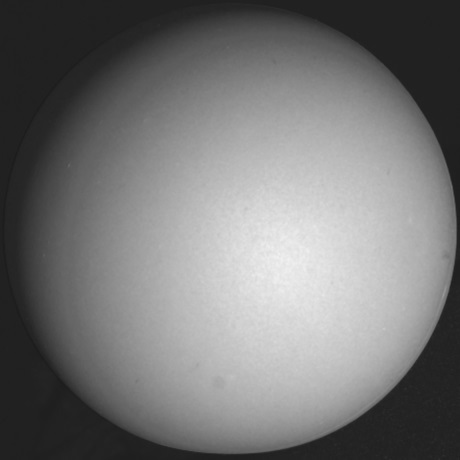
%> input picture sphere-images/real1.jpg, 460 x 460 px, given in place of real1.bmp, which was not available
$ octave p2_2_sphere.m   (GNU Octave 9; MATLAB toolbox functions it lacks are replaced by stand-ins)
%> lines starting %> are read from the running program, lines starting %| are printed output that depends on the picture; pictures that were not available may be replaced by others from this repository, and a replacement may not be noted
### frankotchellappa.m
% FRANKOTCHELLAPPA  - Generates integrable surface from gradients
%
% An implementation of Frankot and Chellappa'a algorithm for constructing
% an integrable surface from gradient information.
%
% Usage:      z = frankotchellappa(dzdx,dzdy)
%
% Arguments:  dzdx,  - 2D matrices specifying a grid of gradients of z
%             dzdy     with respect to x and y.
%
% Returns:    z      - Inferred surface heights.

% Reference:
%
% Robert T. Frankot and Rama Chellappa
% A Method for Enforcing Integrability in Shape from Shading
% IEEE PAMI Vol 10, No 4 July 1988. pp 439-451
%
% Note this code just implements the surface integration component of the
% paper (Equation 21 in the paper).  It does not implement their shape from
% shading algorithm.

% Copyright (c) 2004 Peter Kovesi
% School of Computer Science & Software Engineering
% The University of Western Australia
% http://www.csse.uwa.edu.au/
%
% Permission is hereby granted, free of charge, to any person obtaining a copy
% of this software and associated documentation files (the "Software"), to deal
% in the Software without restriction, subject to the following conditions:
%
% The above copyright notice and this permission notice shall be included in
% all copies or substantial portions of the Software.
%
% The Software is provided "as is", without warranty of any kind.

% October 2004

function z = frankotchellappa(dzdx,dzdy)

    if ~all(size(dzdx) == size(dzdy))
      error('Gradient matrices must match');
    end

    [rows,cols] = size(dzdx);

    % The following sets up matrices specifying frequencies in the x and y
    % directions corresponding to the Fourier transforms of the gradient
    % data.  They range from -0.5 cycles/pixel to + 0.5 cycles/pixel. The
    % fiddly bits in the line below give the appropriate result depending on
    % whether there are an even or odd number of rows and columns

    [wx, wy] = meshgrid(([1:cols]-(fix(cols/2)+1))/(cols-mod(cols,2)), ...
			([1:rows]-(fix(rows/2)+1))/(rows-mod(rows,2)));

    % Quadrant shift to put zero frequency at the appropriate edge
    wx = ifftshift(wx); wy = ifftshift(wy);

    DZDX = fft2(dzdx);   % Fourier transforms of gradients
    DZDY = fft2(dzdy);

    % Integrate in the frequency domain by phase shifting by pi/2 and
    % weighting the Fourier coefficients by their frequencies in x and y and
    % then dividing by the squared frequency.  eps is added to the
    % denominator to avoid division by 0.

    Z = (-j*wx.*DZDX -j*wy.*DZDY)./(wx.^2 + wy.^2 + eps);  % Equation 21

    z = real(ifft2(Z));  % Reconstruction

### p2_2_sphere.m
clc
clear

%Read the images
i1 = imread('C:\Users\K-Chak\Google Drive\NYU\Spring 2017\Computer Vision\Assignment\3\p2\sphere-images\real1.bmp');
%> i1 is the input picture: size 460x460x3 uint8; min 27, max 242, mean 117.4
i2 = imread('C:\Users\K-Chak\Google Drive\NYU\Spring 2017\Computer Vision\Assignment\3\p2\sphere-images\real2.bmp');
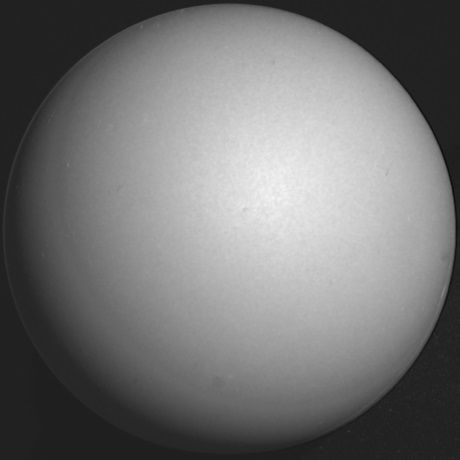
%> input picture sphere-images/real2.jpg, 460 x 460 px, given in place of real2.bmp, which was not available
%> i2 is the input picture: size 460x460x3 uint8; min 11, max 249, mean 116.1
i3 = imread('C:\Users\K-Chak\Google Drive\NYU\Spring 2017\Computer Vision\Assignment\3\p2\sphere-images\real3.bmp');
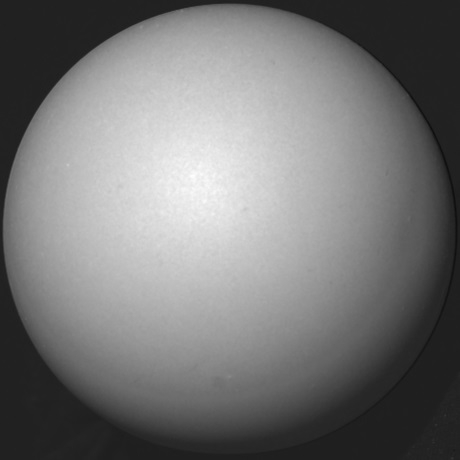
%> input picture sphere-images/real3.jpg, 460 x 460 px, given in place of real3.bmp, which was not available
%> i3 is the input picture: size 460x460x3 uint8; min 13, max 254, mean 118.5
i4 = imread('C:\Users\K-Chak\Google Drive\NYU\Spring 2017\Computer Vision\Assignment\3\p2\sphere-images\real4.bmp');
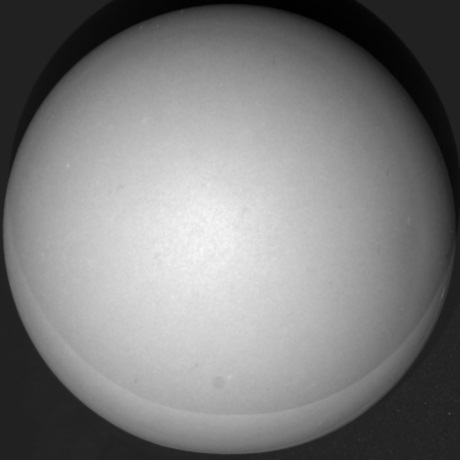
%> input picture sphere-images/real4.jpg, 460 x 460 px, given in place of real4.bmp, which was not available
%> i4 is the input picture: size 460x460x3 uint8; min 0, max 250, mean 125.8

%Scaling the images
i1 = double(i1)/255;
%> i1: size 460x460x3 double
i2 = double(i2)/255;
%> i2: size 460x460x3 double
i3 = double(i3)/255;
%> i3: size 460x460x3 double
i4 = double(i4)/255;
%> i4: size 460x460x3 double

%Initializing the light vectors and normalizing them
v1 = [0.38359 0.236647 0.89266]';
v1=v1/norm(v1,2);
v2 = [0.372825 -0.303914 0.87672]';
v2=v2/norm(v2,2);
v3 = [-0.250814 -0.34752 0.903505]';
v3=v3/norm(v3,2);
v4 = [-0.203844 0.096308 0.974255]';
v4=v4/norm(v4,2);

%Create a compiled light source vector
V = [v1'; v2'; v3'; v4'];

rows = size(i1,1);
%> rows = 460
cols = size(i1,2);
%> cols = 460

%Initialize g, albedo, p, q, normal, depth
g = zeros(rows,cols,3);
albedo = zeros(rows,cols);
p =  zeros(rows,cols);
q =  zeros(rows,cols);
normal = zeros(rows,cols, 3);
depth=zeros(rows,cols);

%Running the algorithm in the textbook
for x = 1:rows;
    for y = 1:cols;

        %creating the i matrix
        i = [i1(x,y); i2(x,y); i3(x,y); i4(x,y)];

        %creating the diagonal matrix from i
        I = diag(i);

        %preparing the parameters to get g
        A = I * i;
        B = I * V;

        if (rank(B)< 3)
                continue;
        end

        %solving for g
        temp_g = B\A;

        %Storing the g for this x,y in the matrix
        g(x,y,:) = temp_g;
        %calculating albedo
        albedo(x,y) = norm(temp_g);
        %calculating the normal
        normal(x,y,:) = temp_g/norm(temp_g);

        %calculating the gradient in x and y
        p(x,y) = normal(x,y,1)/normal(x,y,3);
        q(x,y) = normal(x,y,2)/normal(x,y,3);
    end
end
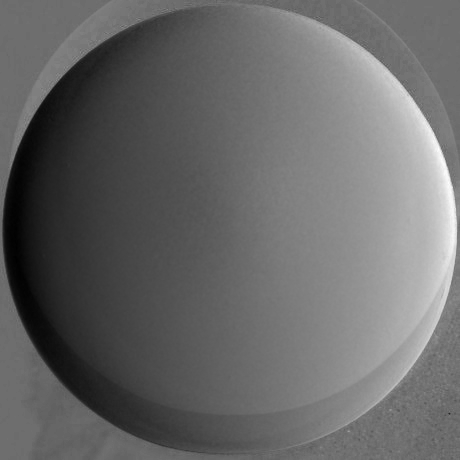
%> p: size 460x460 double; min -1.35, max 2, mean 0.0283; drawn with min black and max white
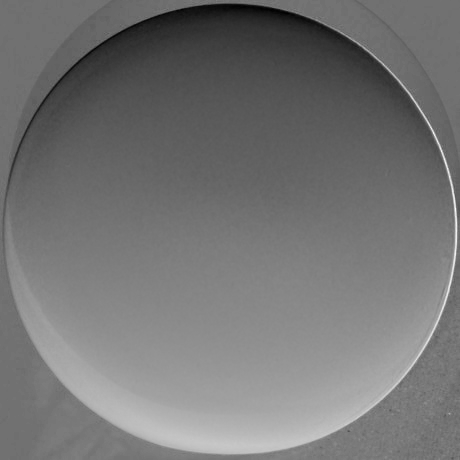
%> q: size 460x460 double; min -2.07, max 2.39, mean -0.033; drawn with min black and max white

%normalizing the albedo
maxalbedo = max(max(albedo));
%> maxalbedo = 0.978
if( maxalbedo > 0)
    albedo = albedo/maxalbedo;
end

%calculating depth across first column
for i = 2:rows
    depth(i,1) = depth(i-1,1) + q(i,1);
end

%calculating depth across all rows using calculated depth of first column
for i = 2:rows
    for j = 2:cols
        depth(i,j) = depth(i,j-1)+p(i,j);
    end
end
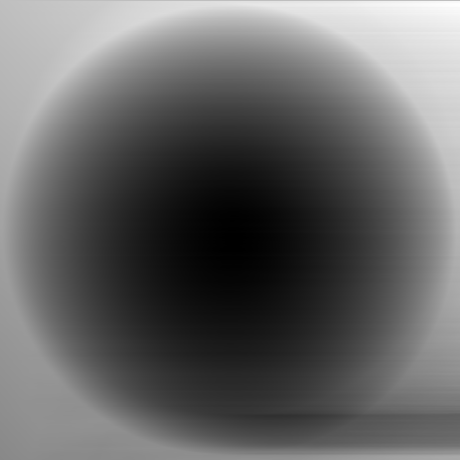
%> depth: size 460x460 double; min -148.2, max 49.57, mean -69.2; drawn with min black and max white

%Albedo Map Colored
figure;
imagesc(albedo);

%Albedo Map Grayscale
figure;
imagesc(albedo);
colormap(gray);

%Normal Vectors
figure
spacing = 1;
[temp_g ,Y] = meshgrid(1:spacing:rows, 1:spacing:cols);
quiver3(temp_g,Y,-depth, normal(:,:,1),normal(:,:,2),normal(:,:,3))

%Graylevel depth image
figure
surfl(-depth);
colormap(gray);
grid on;
shading interp

%Wireframe of a depth map
figure
spacing = 1;
[temp_g ,Y] = meshgrid(1:spacing:rows, 1:spacing:cols);
quiver3(temp_g,Y,-depth, normal(:,:,1),normal(:,:,2),normal(:,:,3))
hold on
surf( temp_g, Y, -depth, 'EdgeColor', 'none' );
%> figure, not shown here; highest point at x = 440.3, y = 460.4
hold off

%Calculating depth using frankotchellappa algorithm
fkDepth = frankotchellappa(p,q);

%Normal Vectors
figure
spacing = 1;
[temp_g ,Y] = meshgrid(1:spacing:rows, 1:spacing:cols);
quiver3(temp_g,Y,-fkDepth, normal(:,:,1),normal(:,:,2),normal(:,:,3))

%Graylevel depth image
figure
surfl(-fkDepth);
colormap(gray);
grid on;
shading interp

%Wireframe of a depth map
figure
spacing = 1;
[temp_g ,Y] = meshgrid(1:spacing:rows, 1:spacing:cols);
quiver3(temp_g,Y,-fkDepth, normal(:,:,1),normal(:,:,2),normal(:,:,3))
hold on
surf( temp_g, Y, -fkDepth, 'EdgeColor', 'none' );
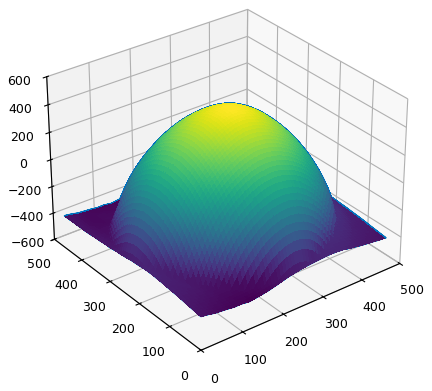
%> figure redrawn from the program's plot data; highest point at x = 440.4, y = 460.6
hold off
